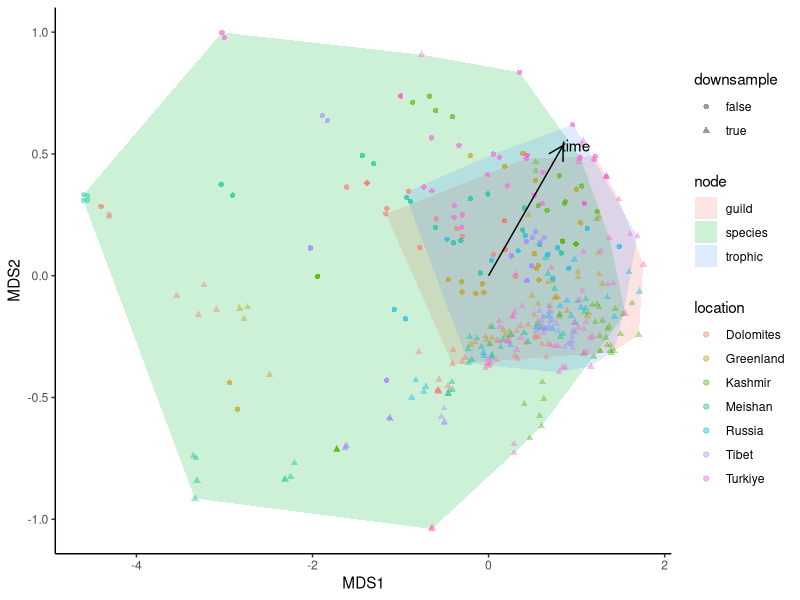
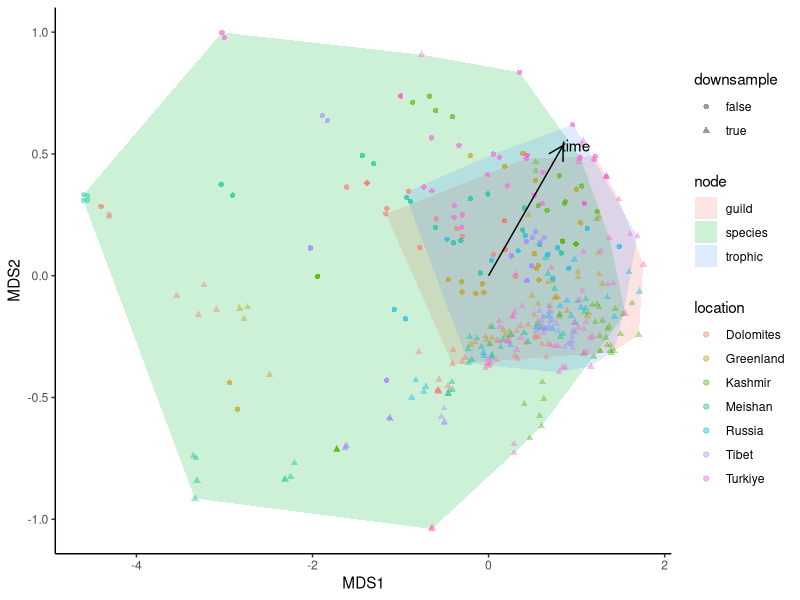

Write the R code that produced these figures, in order.
##Load packages
library(grDevices)
library(here)
library(tidyverse)
library(vegan)

# set path to code sub dir
setwd(here())

# import network summary data
topology_sites <- read.csv("data/output/networks/topology.csv") %>%
  na.omit()

# PCA

topology_scaled <- scale(topology_sites[7:20])

ord <- metaMDS(topology_sites[7:20])
fit <- envfit(ord, topology_sites[1:6], perm = 9999)

df_pca <-
  cbind(topology_sites[1:6], as.data.frame(ord[["points"]]))

# Find the convex hull of the points being plotted
hull <- df_pca %>%
  group_by(node) %>%
  slice(chull(MDS1, MDS2))

ggplot() +
  geom_polygon(data = hull,
               aes(x = MDS1,
                   y = MDS2,
                   fill = node,
                   group = node),
                alpha = 0.20) +
  geom_point(data = df_pca,
             aes(x = MDS1,
                 y = MDS2,
                 shape = downsample,
                 colour = location),
             alpha = 0.4) +
  geom_segment(aes(x = 0, y = 0, 
                   xend = fit[["vectors"]][["arrows"]][1], 
                   yend = fit[["vectors"]][["arrows"]][2]),
               colour = "black",
               arrow = arrow(length = unit(0.03, "npc"))) +
  geom_text(aes(label = "time", 
                x = fit[["vectors"]][["arrows"]][1], 
                y = fit[["vectors"]][["arrows"]][2]), 
            nudge_x = 0.15,
            colour = "black") +
  theme_classic()

ggsave("data/output/figures/pca.png",
       width = 4500,
       height = 3500,
       units = "px",
       dpi = 600)
